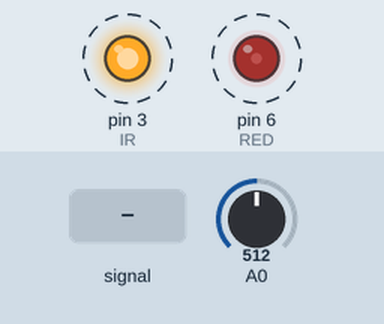
This sketch was run on a simulated Arduino Uno, built with avr-gcc and run on an emulated ATmega328P. On the bench: output pins drawn as LEDs (lit = HIGH). Dashed ring = blinking. The test bench sets the inputs (shaded band); at power-on: A0 = 512. What the sketch prints to the serial monitor is not drawn.

Above: at 1.2 s.
1.3 s: A0 fed a 2 Hz sine of ±306 counts around its level
4.3 s: A0 set to 0
Timing chart, 0 to 43.8 s (numbered marks = the images above; inputs shaded):
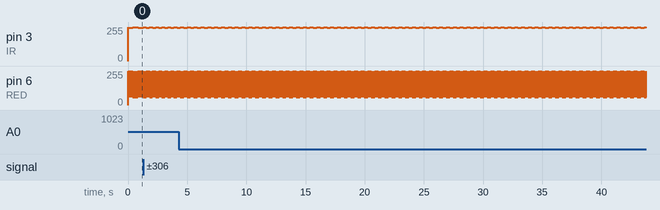

The sketch:

PulseOx2.ino
```cpp
#include <math.h>

//--GLOBAL VARIABLES--
int RED = 6;
int IR = 3;
int AVGBUFFER = 100;

void setup() {
  pinMode(RED, OUTPUT);    //set RED pin to output
  pinMode(IR, OUTPUT);     //set IR pin to output
  digitalWrite(RED, HIGH); //turn off RED LED
  digitalWrite(IR, HIGH);  //turn off IR LED
  Serial.begin(9600);
}

void loop() {
  int redOut, irOut, i, blankOut;
  float ratio;

  redOut = readingRED();
  irOut = readingIR();
  ratio = calculateSPO2((float) redOut,(float) irOut);

  Serial.println(ratio);
}

int readingRED() {
  //--Initializations--
  int raw, avgRED, i;
  //-------------------

  analogWrite(RED, 60);         //turn on RED LED
  for (i=0; i<AVGBUFFER; i++) { //start runnning average
    raw=analogRead(0);          //read photodiode signal
    avgRED = avgRED + raw; //calculate average
  }
  digitalWrite(RED,HIGH);       //turn off RED LED
  return avgRED / AVGBUFFER;                //return total average
}

int readingBlank() {
  int avgBlank;
  int raw, i;
  for (i=0; i < AVGBUFFER; i++) {
     raw=analogRead(0);
     avgBlank=avgBlank + raw;
  }
  return avgBlank / AVGBUFFER;
}

int readingIR() {
  //--Initializations--
  int raw, avgIR, i;
  int lastAve = 0;
  //-------------------

  analogWrite(IR, 250);          //turn on IR LED
  for (i=0;i<AVGBUFFER;i++) {    // start running average
    raw=analogRead(0);           //read photodiode signal
    avgIR = avgIR+raw;  //calculate average
  }
  digitalWrite(IR,HIGH);         //turn off IR LED
  return avgIR / AVGBUFFER;                  //return total average
}

float calculateSPO2(float rawIR, float rawRED) {
  float rmsIR, rmsRED, ratio;
  rmsIR = 0.5*rawIR/sqrt(2);
  rmsRED = 0.5*rawRED/sqrt(2);
  ratio = log10(rmsRED)/log10(rmsIR);
  return ratio;
}
```

Measured:
- by itself, pin 3 (IR): alternates 255/255 for 0.01 s and 250/255 for 0.01 s
- by itself, pin 6 (RED): alternates 255/255 for 0.01 s and 60/255 for 0.01 s
